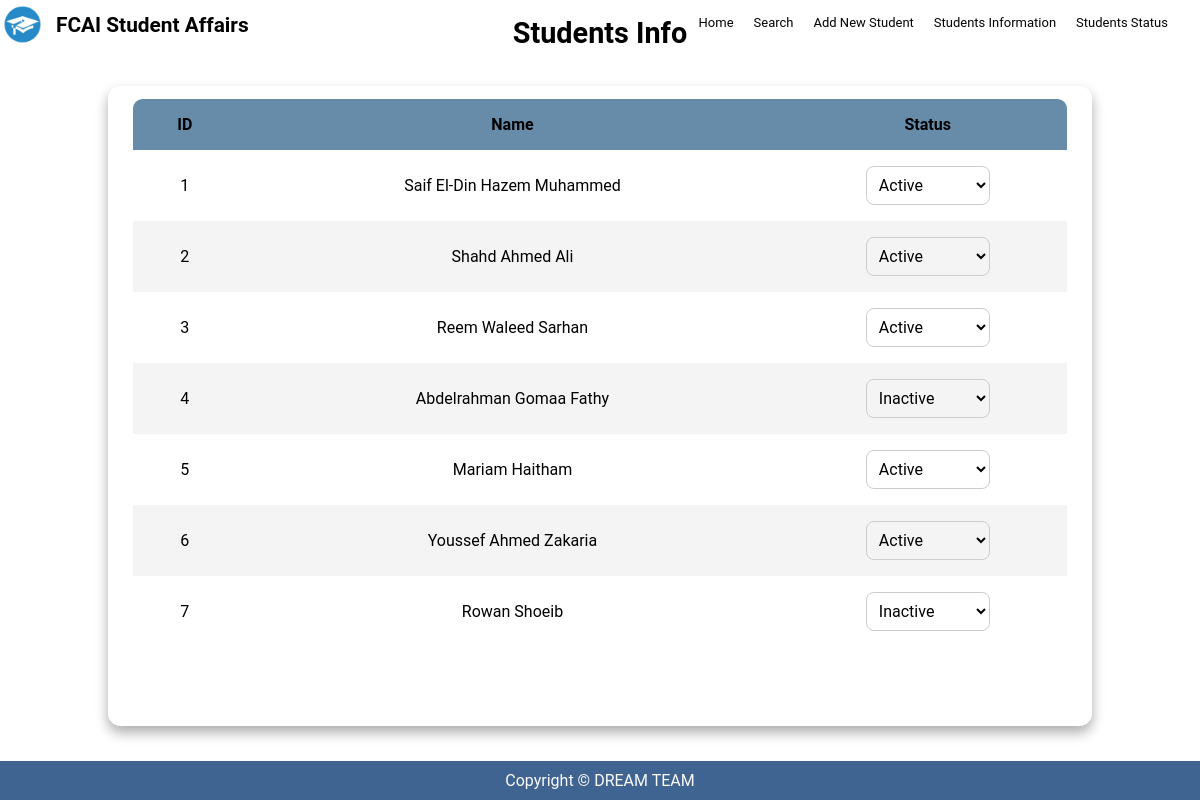
The app's page /status/ with its own data.
### students/models.py (models this page shows, shortened)
class Student(models.Model):
    name = models.CharField(max_length=50)
    status = models.CharField(max_length=25, choices=STATUS)
    birthDate = models.DateField()
    gpa = models.FloatField()
    phoneNumber = models.CharField(max_length=11)
    email = models.EmailField()
    gender = models.CharField(max_length=6, choices=GENDER)
    level = models.IntegerField(choices=LEVEL_CHOICES)
    department = models.CharField(max_length=25, choices=DEPARTMENTS)

### students/views.py (the view)
# urls.py: path('status/', views.studentList, name='status'),
def studentList(request):
    allStudents = Student.objects.all()  # Get all students from the database
    context = {'allStudents': allStudents}
    return render(request, 'studentList.html', context)

### students/templates/studentList.html (shortened to what this page needs)
{% extends 'base.html' %}
{% block body %}
<section class="table__header">
  <h1 class="statusTitle">Students Info</h1>
</section>
<form action="{% url 'students:status' %}" method="POST">
  <div class="allStatusTable">
    <main class="table" id="saifTable">
      <section class="table__body">
        <table>
          <thead>
            <tr>
              <th>ID</th>
              <th>Name</th>
              <th>Status</th>
            </tr>
          </thead>
          <tbody>
            {% for student in allStudents %}
            <div id="studentContainer">
              <tr>
                <td>{{ student.id }}</td>
                <td>{{ student.name }}</td>
                <td>
                  <select name="stDstatus" class="stDstatus" data-student-id="{{ student.id }}">
                    <option value="ACTIVE" {% if student.status == "ACTIVE" %}selected{% endif %}>Active</option>
                    <option value="INACTIVE" {% if student.status == "INACTIVE" %}selected{% endif %}>Inactive</option>
                  </select>
                </td>
              </tr>
            </div>
            {% endfor %}
          </tbody>
        </table>
      </section>
    </main>
  </div>
</form>
{% endblock body %}

### static/css/style.css (style rules this page uses)
* { margin: 0; padding: 0; box-sizing: border-box; font-family: "Google Sans", Roboto, Arial, sans-serif; text-decoration: none; }
body { min-height: 100vh; display: flex; flex-direction: column; background-image: url(https://i.pinimg.com/564x/b7/5f/71/b75f71b1195835a27b73673852c36546.jpg); }
#saifTable { width: 82vw; height: 80vh; background-color: #fff5; backdrop-filter: blur(7px); box-shadow: 0 0.4rem 0.8rem #0005; border-radius: 0.8rem; overflow: hidden; margin-top: 20px; margin-bottom: 20px; }
.table__header { text-align: center; width: 100%; height: 15%; font-size: 1.2rem; padding: 1rem 1rem; justify-content: space-between; align-items: center; }
.table__body { width: 95%; max-height: calc(89% - 1.6rem); background-color: #fffb; margin: 0.8rem auto; border-radius: 0.6rem; overflow: auto; overflow: overlay; }
.table__body table { width: 100%; }
.table__body table, th, td { border-collapse: collapse; padding: 1rem; text-align: left; text-align: center; }
.table__body thead th { position: sticky; top: 0; left: 0; background-color: #668caafe; cursor: pointer; text-transform: capitalize; }
.table__body tbody tr:nth-child(even) { background-color: #0000000b; }
.table__body select[name="stDstatus"] { background-color: transparent; border: 1px solid #ccc; padding: 0.5rem; border-radius: 0.5rem; width: 50%; font-size: 1rem; }
.allStatusTable, .btnArea { display: flex; justify-content: center; align-items: center; }

### records on screen
Student: id "1", name "Saif El-Din Hazem Muhammed", stDstatus "Active"
Student: id "2", name "Shahd Ahmed Ali", stDstatus "Active"
Student: id "3", name "Reem Waleed Sarhan", stDstatus "Active"
Student: id "4", name "Abdelrahman Gomaa Fathy", stDstatus "Inactive"
Student: id "5", name "Mariam Haitham", stDstatus "Active"
Student: id "6", name "Youssef Ahmed Zakaria", stDstatus "Active"
Student: id "7", name "Rowan Shoeib", stDstatus "Inactive"
